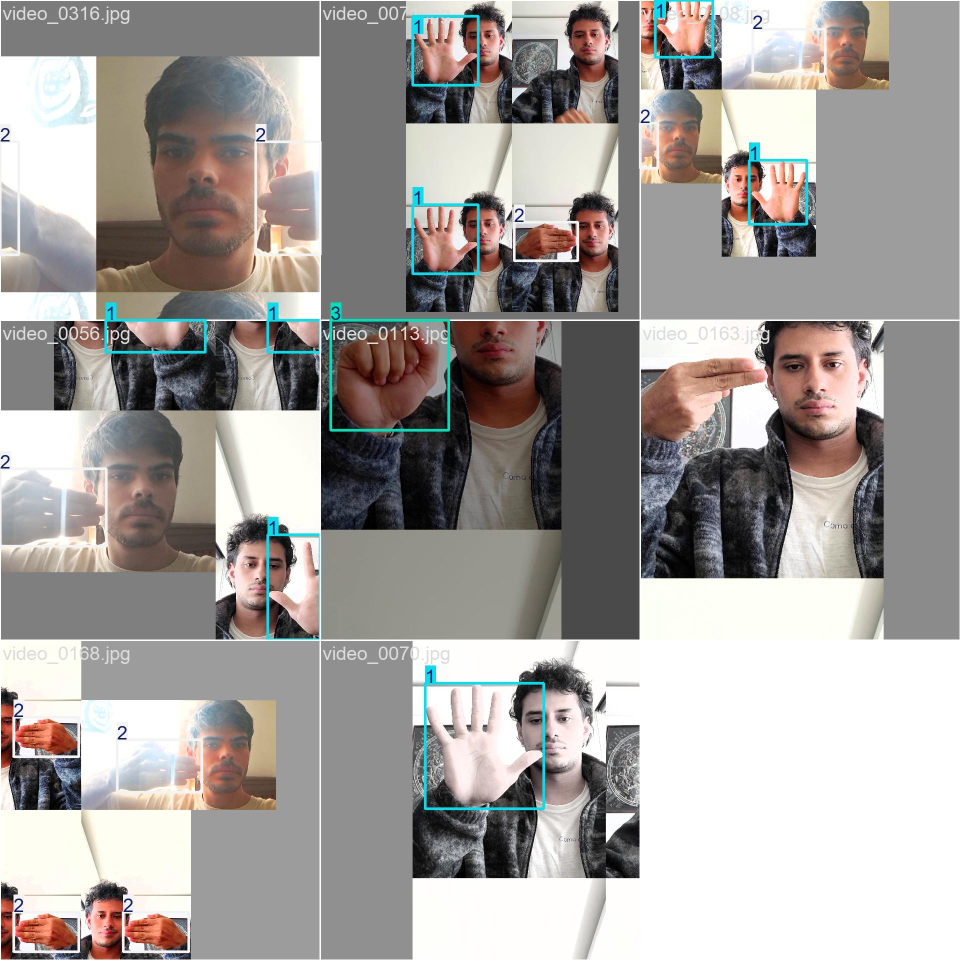
#> input picture Proyecto_Senas_Compartir/runs/senas/train_batch0.jpg, 1920 x 1920 px (shown at 1/2 size)
$ python -i procesamiento.py   (imports and definitions only)   (older library calls are emulated)
#> lines starting #> are read from the running program, lines starting #| are printed output that depends on the picture
#> further down, picture is the input picture: shape (1920, 1920, 3); mean B, G, R 157.1, 160.1, 164.4
"""
TEMA 1 — PROCESAMIENTO BÁSICO / INTERMEDIO DE IMÁGENES.

Toma la región de la mano que encontró YOLO y la procesa con técnicas clásicas:
  calidad del cuadro -> recorte (ROI) -> CLAHE -> YCrCb -> binarización Otsu -> morfología
  -> contorno más grande -> casco convexo y defectos -> vector de características (para el ML).

Todo usa solo OpenCV y NumPy (sin dependencias nuevas).
"""
import cv2
import numpy as np

# --- Umbrales de calidad (calibrados con evaluar_sistema.py sobre el dataset) ---
# Nitidez medida a 320 px de ancho: en el val original va de ~400 a ~1500; con un desenfoque
# moderado (que YOLO aún reconoce) baja a ~60 y con uno fuerte (imagen inservible) a < 10.
NITIDEZ_MIN = 20      # varianza del Laplaciano; menos = imagen borrosa (mano moviéndose, desenfocada)
BRILLO_MIN = 50       # media del canal V de HSV (0-255); menos = muy oscura

TAM_ROI = 128         # la mano se normaliza a 128x128 para que las características no dependan de la distancia
AREA_MIN = 0.08       # el contorno debe ocupar al menos 8 % del recorte, si no "no hay mano útil"
PROF_DEFECTO = 0.12   # un defecto de convexidad cuenta como "espacio entre dedos" si es más hondo que 12 % del lado

# HOG: imagen de 64x64 dividida en 4x4 celdas de 16 px, 9 orientaciones por celda -> 144 valores.
# (OpenCV 5 ya no trae cv2.HOGDescriptor, así que se implementa abajo en pocas líneas: hog_simple)
CELDA_HOG, BINS_HOG = 16, 9

NOMBRES_FORMA = ["area_rel", "aspecto", "extension", "solidez", "circularidad", "defectos"]
NOMBRES_HU = [f"hu{i + 1}" for i in range(7)]
NOMBRES_HOG = [f"hog{i}" for i in range((64 // CELDA_HOG) ** 2 * BINS_HOG)]
NOMBRES_CARACTERISTICAS = NOMBRES_FORMA + NOMBRES_HU + NOMBRES_HOG


def calidad_cuadro(frame):
    """Mide si el cuadro sirve antes de gastar tiempo en él.
    - Nitidez = varianza del Laplaciano: el Laplaciano resalta bordes; una imagen borrosa casi no tiene
      bordes, así que la varianza es baja. Se calcula a 320 px de ancho (INTER_AREA promedia los píxeles)
      para que no dependa de la resolución de la cámara ni del ruido fino del sensor.
    - Brillo = media del canal V (Value) de HSV, que es la intensidad de luz sin importar el color.
    Devuelve (nitidez, brillo, motivo); motivo es None si el cuadro está bien."""
    h, w = frame.shape[:2]
#> h = 1920; w = 1920
    pequeno = cv2.resize(frame, (320, max(1, int(320 * h / w))), interpolation=cv2.INTER_AREA)
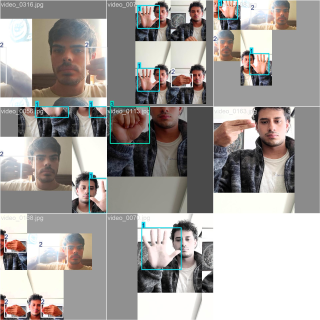
#> pequeno: shape (320, 320, 3); mean B, G, R 157.1, 160.1, 164.4
    gris = cv2.cvtColor(pequeno, cv2.COLOR_BGR2GRAY)
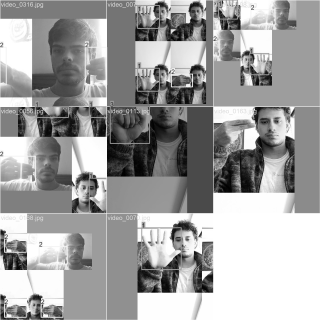
#> gris: shape (320, 320); min 0, max 255, mean 161.1
    nitidez = float(cv2.Laplacian(gris, cv2.CV_64F).var())
#> nitidez = 2321.6
    brillo = float(cv2.cvtColor(pequeno, cv2.COLOR_BGR2HSV)[..., 2].mean())
#> brillo = 167.6
    motivo = None
    if brillo < BRILLO_MIN:
        motivo = f"poca luz (brillo {brillo:.0f} < {BRILLO_MIN})"
    elif nitidez < NITIDEZ_MIN:
        motivo = f"imagen borrosa (nitidez {nitidez:.0f} < {NITIDEZ_MIN})"
    return nitidez, brillo, motivo


# [174 lines left out: functions recortar_roi, _cuadrar, segmentar_mano, hog_simple, _defectos_profundos, caracteristicas and 2 more, not called in this run]

>>> import cv2
>>> picture = cv2.imread('runs/senas/train_batch0.jpg')
>>> result = calidad_cuadro(picture)

$ run again, on Proyecto_Senas_Compartir/runs/senas/train_batch1.jpg
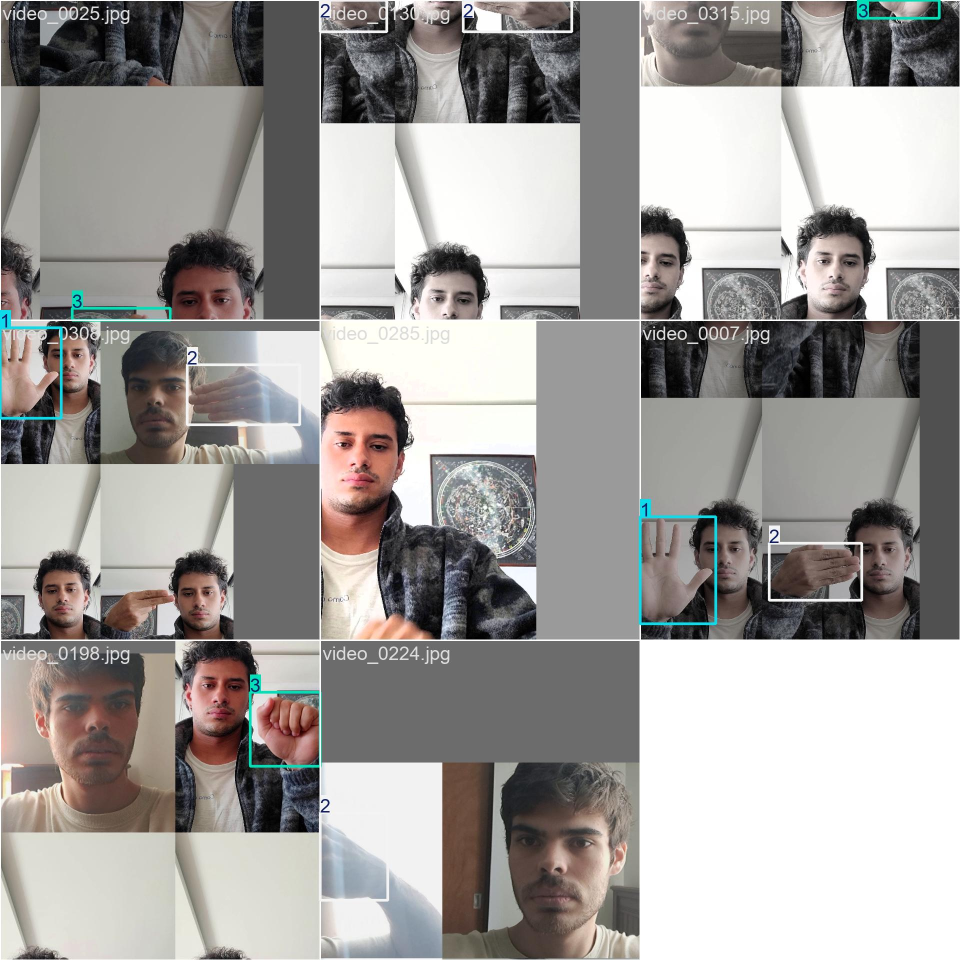
#> input picture Proyecto_Senas_Compartir/runs/senas/train_batch1.jpg, 1920 x 1920 px (shown at 1/2 size)
#> picture is the input picture: shape (1920, 1920, 3); mean B, G, R 154.3, 156.7, 159.7
#> in calidad_cuadro, `pequeno = cv2.resize(frame, (320, max(1, int(320 * h / w))), interpola..`:
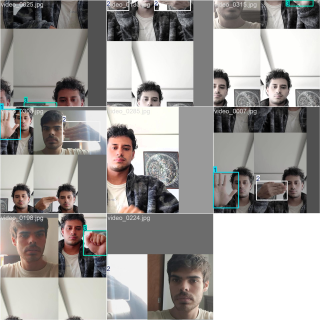
#> pequeno: shape (320, 320, 3); mean B, G, R 154.3, 156.7, 159.7
#> in calidad_cuadro, `gris = cv2.cvtColor(pequeno, cv2.COLOR_BGR2GRAY)`:
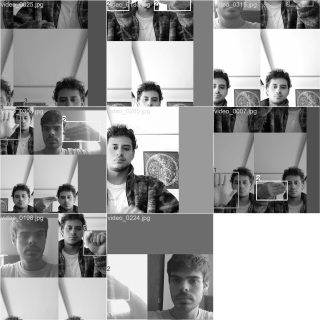
#> gris: shape (320, 320); min 0, max 255, mean 157.4
#> nitidez = 2159.6
#> brillo = 161.6

$ run again, on Proyecto_Senas_Compartir/runs/senas/train_batch2.jpg
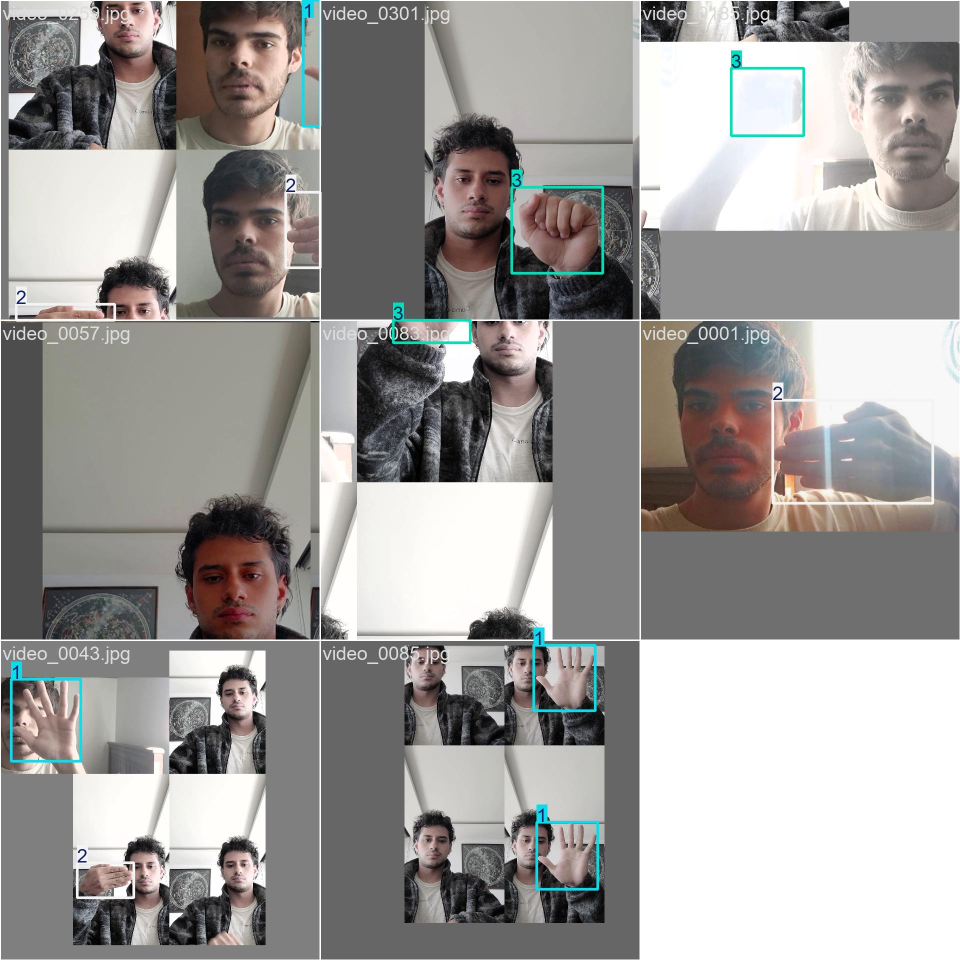
#> input picture Proyecto_Senas_Compartir/runs/senas/train_batch2.jpg, 1920 x 1920 px (shown at 1/2 size)
#> picture is the input picture: shape (1920, 1920, 3); mean B, G, R 152.1, 154.2, 156.4
#> in calidad_cuadro, `pequeno = cv2.resize(frame, (320, max(1, int(320 * h / w))), interpola..`:
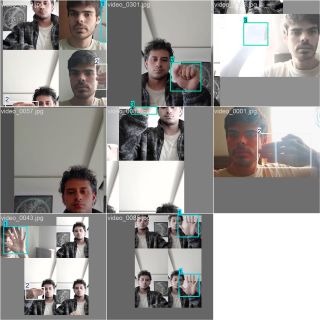
#> pequeno: shape (320, 320, 3); mean B, G, R 152.1, 154.2, 156.4
#> in calidad_cuadro, `gris = cv2.cvtColor(pequeno, cv2.COLOR_BGR2GRAY)`:
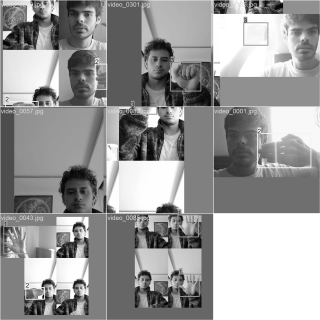
#> gris: shape (320, 320); min 1, max 255, mean 154.6
#> nitidez = 1974.6
#> brillo = 158.6

$ run again, on Proyecto_Senas_Compartir/runs/senas/val_batch0_pred.jpg
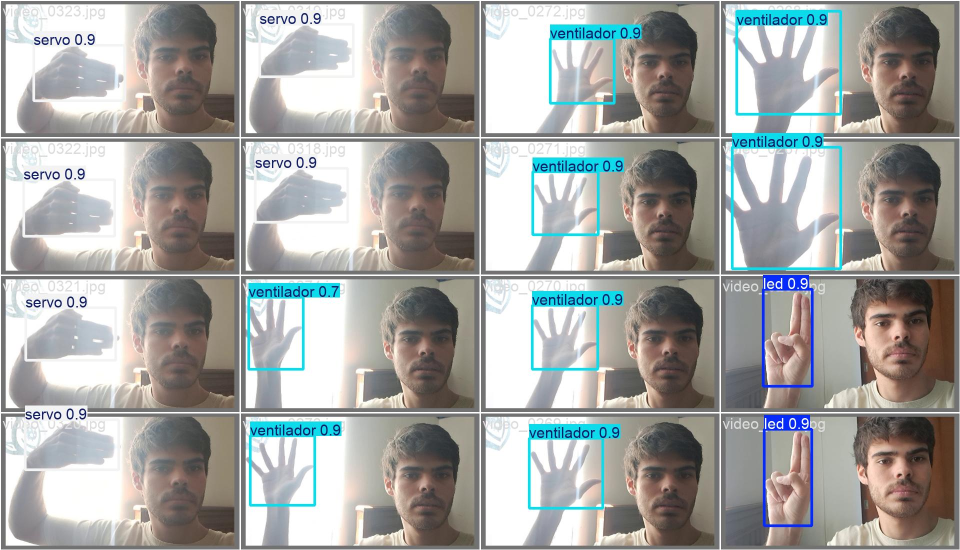
#> input picture Proyecto_Senas_Compartir/runs/senas/val_batch0_pred.jpg, 1920 x 1100 px (shown at 1/2 size)
#> picture is the input picture: shape (1100, 1920, 3); mean B, G, R 161.3, 163.6, 163
#> in calidad_cuadro, `pequeno = cv2.resize(frame, (320, max(1, int(320 * h / w))), interpola..`:
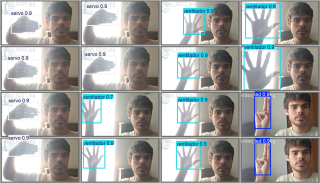
#> pequeno: shape (183, 320, 3); mean B, G, R 161.3, 163.6, 163
#> in calidad_cuadro, `gris = cv2.cvtColor(pequeno, cv2.COLOR_BGR2GRAY)`:
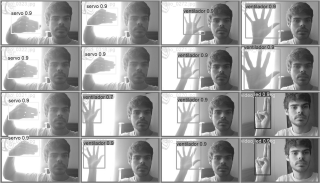
#> gris: shape (183, 320); min 23, max 255, mean 163.1
#> nitidez = 2793.9
#> brillo = 171.9
